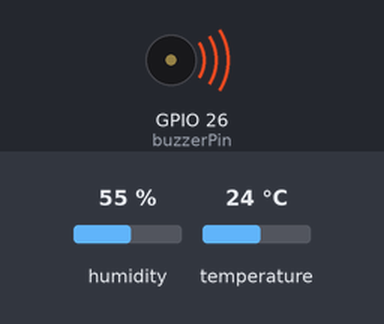
Simulated run of this program. Board: Raspberry Pi (BCM pin numbers). Parts: buzzer (waves = sounding, pin HIGH). Inputs (shaded band) come from the test bench; at power-on: humidity 55 %, temperature 24 °C. The clock reads 2024-03-15 10:24:30 at power-on unless the program sets it; library files of the repository ran but are not shown: dht11.py; what the program prints to the terminal is not drawn.

Above: at 0.18 s.
At 3.3 s:
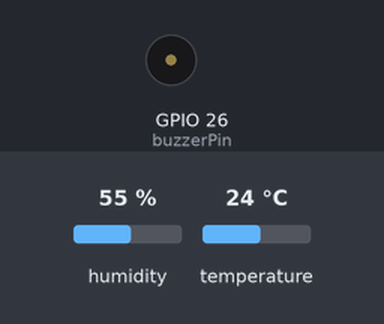
Timing chart, 0 to 8.2 s (numbered marks = the images above):
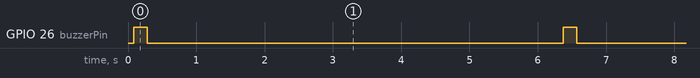

Measured:
- by itself, GPIO 26 (buzzerPin): alternates HIGH for 0.20 s and LOW for 6.1 s

The program:

DHT11_Buzzer.py
```python
# -*- coding: utf-8 -*-
"""
Created on Sat Jan  4 10:16:32 2020

@author: jd
"""


import RPi.GPIO as GPIO
import time
import dht11
import time
import datetime
from time import sleep
# initialize GPIO
GPIO.setwarnings(True)
GPIO.setmode(GPIO.BCM)

# read data using pin 14
instance = dht11.DHT11(pin=14)
buzzTime=0.2
buzzDelay=2
buzzerPin = 26 #select the pin for buzzer
GPIO.setup(instance,GPIO.IN)
GPIO.setup(buzzerPin,GPIO.OUT)

try:
	while True:
	    result = instance.read()
	    if result.is_valid():
	        print("Last valid input: " + str(datetime.datetime.now()))
	        print("Temperature: %-3.1f C" % result.temperature)
	        print("Humidity: %-3.1f %%" % result.humidity)
            GPIO.output(buzzerPin, True)
            sleep(buzzTime)
            GPIO.output(buzzerPin, False)
	    time.sleep(6)

except KeyboardInterrupt:
    print("Cleanup")
    GPIO.cleanup()
    
```
